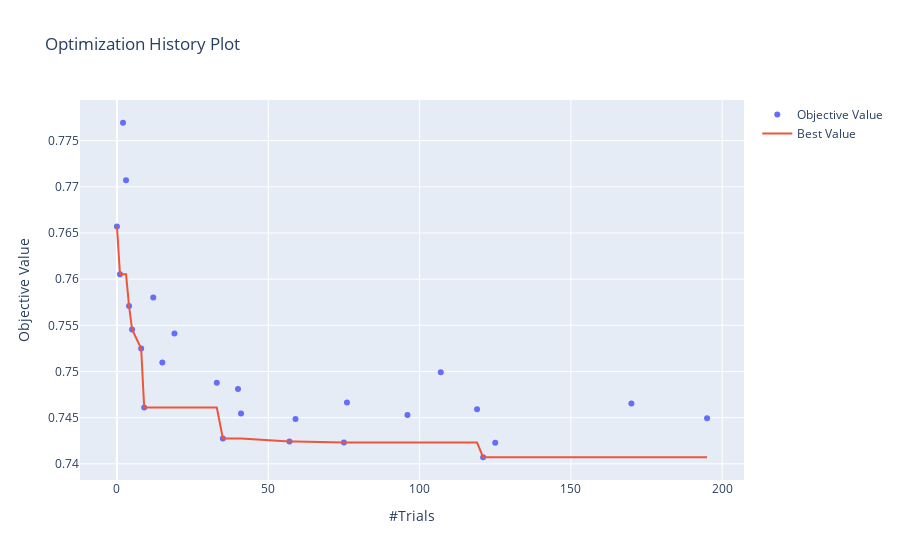

Notebook code cell kept with this figure:
### Code cell
oviz.plot_optimization_history(study)

### Figure 1 — Plotly figure (JSON) as saved in the notebook; plotly's stock layout.template omitted (floating-point values rounded to 4 significant figures)
{"data": [{"mode": "markers", "name": "Objective Value", "type": "scatter", "x": [0, 1, 2, 3, 4, 5, 8, 9, 12, 15, 19, 33, 35, 40, 41, 57, 59, 75, 76, 96, 107, 119, 121, 125, 170, 195], "y": [0.7657, 0.7605, 0.7769, 0.7707, 0.7571, 0.7545, 0.7525, 0.7461, 0.758, 0.751, 0.7541, 0.7488, 0.7428, 0.7481, 0.7455, 0.7424, 0.7449, 0.7423, 0.7466, 0.7453, 0.7499, 0.7459, 0.7407, 0.7423, 0.7465, 0.7449]}, {"name": "Best Value", "type": "scatter", "x": [0, 1, 2, 3, 4, 5, 8, 9, 12, 15, 19, 33, 35, 40, 41, 57, 59, 75, 76, 96, 107, 119, 121, 125, 170, 195], "y": [0.7657, 0.7605, 0.7605, 0.7605, 0.7571, 0.7545, 0.7525, 0.7461, 0.7461, 0.7461, 0.7461, 0.7461, 0.7428, 0.7428, 0.7428, 0.7424, 0.7424, 0.7423, 0.7423, 0.7423, 0.7423, 0.7423, 0.7407, 0.7407, 0.7407, 0.7407]}], "layout": {"autosize": true, "title": {"text": "Optimization History Plot"}, "xaxis": {"autorange": true, "range": [-12.23, 207.2], "title": {"text": "#Trials"}, "type": "linear"}, "yaxis": {"autorange": true, "range": [0.7381, 0.7796], "title": {"text": "Objective Value"}, "type": "linear"}}}
